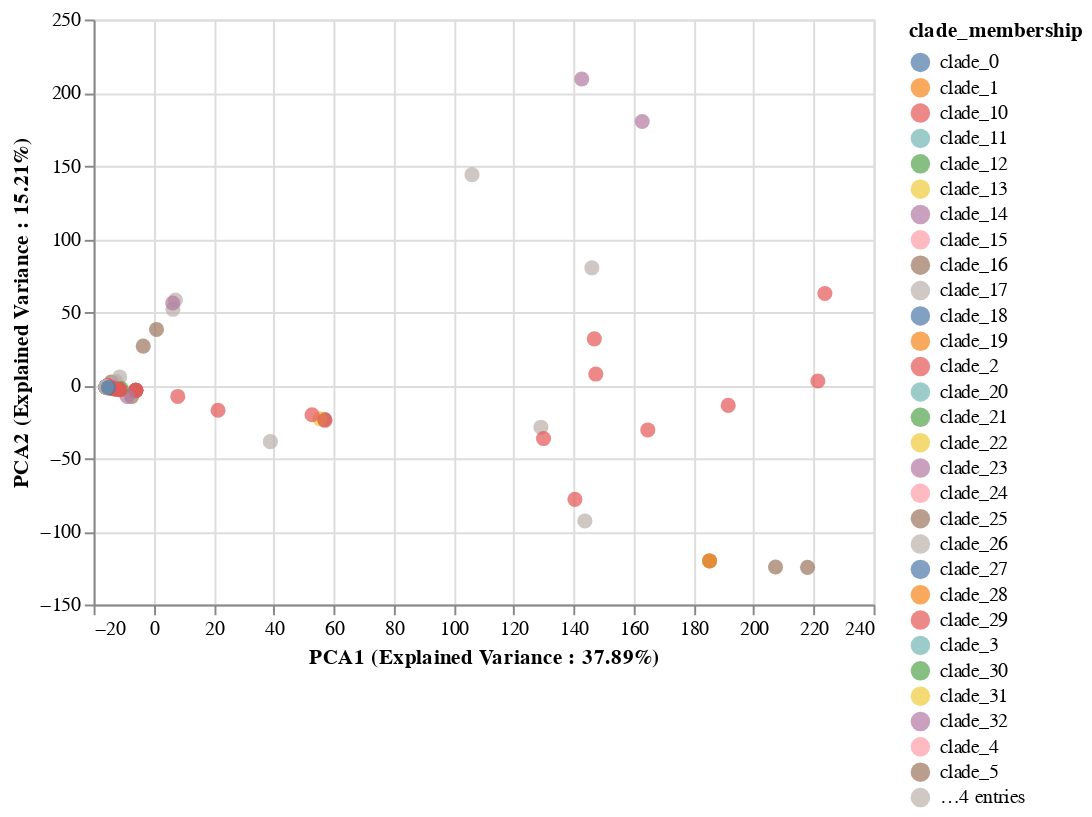

Notebook cell for this chart:
### Code cell
PCAFluBrush = scatterplot_with_tooltip_interactive(merged_pca_df,'pca1','pca2','PCA1 (Explained Variance : {}%'.format(round(explained_variance_PCA[0]*100,2)) + ")",
                                          'PCA2 (Explained Variance : {}%'.format(round(explained_variance_PCA[1]*100,2)) + ")",['strain'],'clade_membership:N')
PCAFluBrush

### Figure 1 — Vega-Lite specification as saved in the notebook (floating-point values rounded to 4 significant figures; data arrays with more than 128 entries replaced by an {"elided": "..."} marker saying what was removed)
{"config": {"view": {"continuousWidth": 400, "continuousHeight": 300}}, "data": {"name": "data-ba90f874444ad28eb0fab66d4c296bcd"}, "mark": {"type": "circle", "size": 60}, "encoding": {"color": {"type": "nominal", "field": "clade_membership"}, "tooltip": [{"type": "nominal", "field": "strain"}], "x": {"type": "quantitative", "field": "pca1", "title": "PCA1 (Explained Variance : 37.89%)"}, "y": {"type": "quantitative", "field": "pca2", "title": "PCA2 (Explained Variance : 15.21%)"}}, "selection": {"selector020": {"type": "interval", "bind": "scales", "encodings": ["x", "y"]}}, "$schema": "https://vega.github.io/schema/vega-lite/v4.8.1.json", "datasets": {"data-ba90f874444ad28eb0fab66d4c296bcd": {"elided": "226 records"}}}
